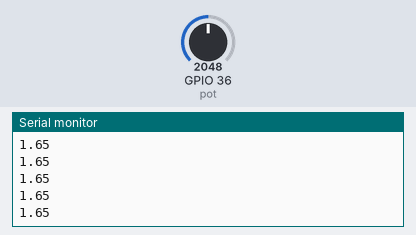
A sketch run on a simulated ESP32. On the bench: the last lines printed to the serial monitor. The test bench sets the inputs (shaded band); at power-on: GPIO 36 (pot) = 2048.

Above: at 1.2 s.
1.3 s: GPIO 36 (pot) set to 2866
At 1.31 s:
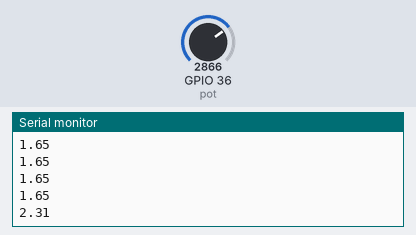
2.8 s: GPIO 36 (pot) set to 3603
At 2.81 s:
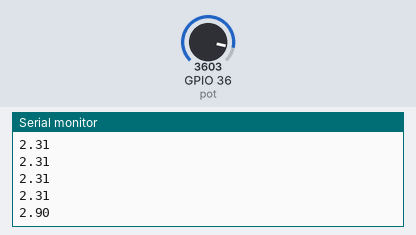
Timing chart, 0 to 5.8 s (numbered marks = the images above; inputs shaded):
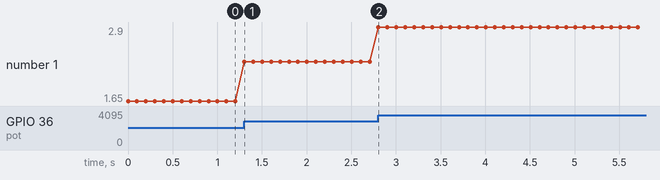

The sketch:

Leitura_analogica.ino
```cpp
/*A resolução do esp 32 tem 12 bits de ADC (leitura analogica) e 3.3 V*/


int pot = 36;
float tens;

void setup() {
pinMode(pot,INPUT);
Serial.begin(115200);

}

void loop() {

tens = ((analogRead(pot)/4095.0)*3.3);
Serial.println(tens);
delay(100);
}
```

Measured:
- after the input at 1.3 s, the serial monitor: prints a new line at once (image 1)
- after the input at 2.8 s, the serial monitor: prints a new line at once (image 2)
- plotted number 1: 1.65 → 2.31 after the input at 1.3 s, 2.31 → 2.9 after the input at 2.8 s
